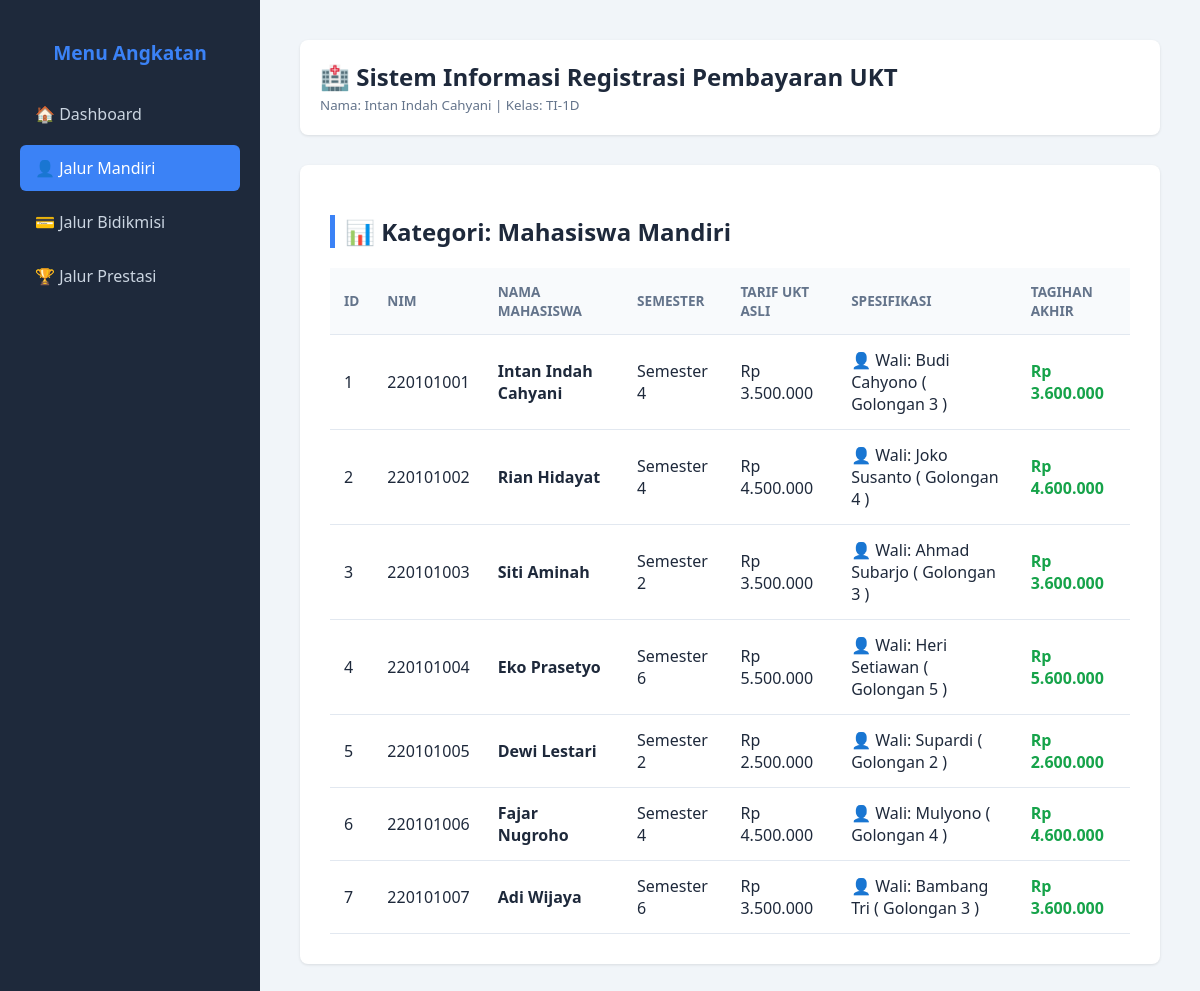
Screenshot of /index.php?page=mandiri with the database file from the repository.
### tables this page shows
CREATE TABLE `tabel_mahasiswa` (
  `id_mahasiswa` int NOT NULL,
  `nama_mahasiswa` varchar(100) NOT NULL,
  `nim` varchar(20) NOT NULL,
  `semester` int NOT NULL,
  `tarif_ukt_nominal` int NOT NULL,
  `jenis_pembayaran` enum('mandiri','bidikmisi','prestasi') NOT NULL,
  `golongan_ukt` varchar(10) DEFAULT NULL,
  `nama_wali` varchar(100) DEFAULT NULL,
  `nomor_kip_kuliah` varchar(50) DEFAULT NULL,
  `dana_saku_subsidi` int DEFAULT NULL,
  `nama_instansi_beasiswa` varchar(100) DEFAULT NULL,
  `minimal_ipk_bersyarat` decimal(3,2) DEFAULT NULL
);

### database.php (called while the page is built, shortened)
<?php
class Database {
    private $host = "localhost";
    private $username = "root";
    private $password = "";
    private $db_name = "DB_UAS_PBO_TI1D_IntanIndahCahyani";
    public function __construct() {
        $this->conn = new mysqli($this->host, $this->username, $this->password, $this->db_name);
    }
}

### MahasiswaMandiri.php (called while the page is built, shortened)
<?php
require_once 'Mahasiswa.php';
class MahasiswaMandiri extends Mahasiswa {
    private $golonganUkt;
    private $namaWali;
    public function __construct($id, $nama, $nim, $semester, $ukt, $golongan, $wali) {
        $this->golonganUkt = $golongan;
        $this->namaWali = $wali;
    }
    public function hitungTagihanSemester() {
        return $this->tarifUktNominal + 100000;
    }
    public function tampilkanSpesifikasiAkademik() {
        return "👤 Wali: " . $this->namaWali . " ( " . $this->golonganUkt . " )";
    }
    public static function getDaftarMandiri($db) {
        $query = "SELECT * FROM tabel_mahasiswa WHERE jenis_pembayaran = 'mandiri'";
        $result = $db->conn->query($query);
        $daftar = [];
        if ($result && $result->num_rows > 0) {
            while ($row = $result->fetch_assoc()) {
                $daftar[] = new self(
                    $row['id_mahasiswa'],
                    $row['nama_mahasiswa'],
                    $row['nim'],
                    $row['semester'],
                    $row['tarif_ukt_nominal'],
                    $row['golongan_ukt'],
                    $row['nama_wali']
                );
            }
        }
        return $daftar;
    }
}

### Mahasiswa.php (called while the page is built, shortened)
<?php
abstract class Mahasiswa {
    protected $id_mahasiswa;
    protected $nama_mahasiswa;
    protected $nim;
    protected $semester;
    protected $tarifUktNominal;
    public function __construct($id, $nama, $nim, $semester, $ukt) {
        $this->id_mahasiswa = $id;
        $this->nama_mahasiswa = $nama;
        $this->nim = $nim;
        $this->semester = $semester;
        $this->tarifUktNominal = $ukt;
    }
    public function getId() { return $this->id_mahasiswa; }
    public function getNama() { return $this->nama_mahasiswa; }
    public function getNim() { return $this->nim; }
    public function getSemester() { return $this->semester; }
    public function getTarifUktNominal() { return $this->tarifUktNominal; }
}

### v_mandiri.php (the view)
<?php
require_once 'database.php';
require_once 'MahasiswaMandiri.php';
$db = new Database();
$data = MahasiswaMandiri::getDaftarMandiri($db);
?>
<h2>📊 Kategori: Mahasiswa Mandiri</h2>
<table>
    <thead>
        <tr><th>ID</th><th>NIM</th><th>Nama Mahasiswa</th><th>Semester</th><th>Tarif UKT Asli</th><th>Spesifikasi</th><th>Tagihan Akhir</th></tr>
    </thead>
    <tbody>
        <?php foreach ($data as $m): ?>
            <tr>
                <td><?= $m->getId(); ?></td>
                <td><?= $m->getNim(); ?></td>
                <td><strong><?= htmlspecialchars($m->getNama()); ?></strong></td>
                <td>Semester <?= $m->getSemester(); ?></td>
                <td>Rp <?= number_format($m->getTarifUktNominal(), 0, ',', '.'); ?></td>
                <td><?= $m->tampilkanSpesifikasiAkademik(); ?></td>
                <td style="font-weight:bold; color:#16a34a;">Rp <?= number_format($m->hitungTagihanSemester(), 0, ',', '.'); ?></td>
            </tr>
        <?php endforeach; ?>
    </tbody>
</table>

### index.php (shortened to what this page needs)
<?php
$page = isset($_GET['page']) ? $_GET['page'] : 'dashboard';
?>
<!DOCTYPE html>
<html lang="id">
<head>
</head>
<body>
    <div class="sidebar">
        <h3>Menu Angkatan</h3>
        <a href="index.php?page=dashboard" class="<?= $page == 'dashboard' ? 'active' : ''; ?>">🏠 Dashboard</a>
        <a href="index.php?page=mandiri" class="<?= $page == 'mandiri' ? 'active' : ''; ?>">👤 Jalur Mandiri</a>
        <a href="index.php?page=bidikmisi" class="<?= $page == 'bidikmisi' ? 'active' : ''; ?>">💳 Jalur Bidikmisi</a>
        <a href="index.php?page=prestasi" class="<?= $page == 'prestasi' ? 'active' : ''; ?>">🏆 Jalur Prestasi</a>
    </div>
    <div class="main-content">
        <div class="header-panel">
            <h2 style="margin:0; border:none; padding:0; font-size: 1.5em;">🏥 Sistem Informasi Registrasi Pembayaran UKT</h2>
            <small style="color: #64748b;">Nama: Intan Indah Cahyani | Kelas: TI-1D</small>
        </div>
        <div class="content-box">
            <?php
            switch ($page) {
                case 'mandiri':
                    include 'v_mandiri.php';
                    break;
            }
            ?>
        </div>
    </div>
</body>
</html>

### index.php (style rules this page uses)
body { font-family: 'Segoe UI', Arial, sans-serif; background-color: #f1f5f9; margin: 0; display: flex; height: 100vh; color: #1e293b; }
.sidebar { width: 260px; background-color: #1e293b; color: white; padding: 20px; box-sizing: border-box; }
.sidebar h3 { margin-bottom: 25px; font-size: 1.2em; text-align: center; color: #3b82f6; }
.sidebar a { display: block; color: #cbd5e1; padding: 12px 15px; text-decoration: none; border-radius: 6px; margin-bottom: 8px; font-weight: 500; }
.sidebar a.active { background-color: #3b82f6; color: white; }
.main-content { flex: 1; padding: 40px; box-sizing: border-box; overflow-y: auto; }
.header-panel { background: white; padding: 20px; border-radius: 8px; margin-bottom: 30px; box-shadow: 0 1px 3px rgba(0,0,0,0.1); }
.content-box { background: white; padding: 30px; border-radius: 8px; box-shadow: 0 1px 3px rgba(0,0,0,0.1); }
h2 { border-left: 5px solid #3b82f6; padding-left: 10px; margin-bottom: 20px; }
table { width: 100%; border-collapse: collapse; margin-top: 15px; }
th, td { padding: 14px; border-bottom: 1px solid #e2e8f0; text-align: left; }
th { background-color: #f8fafc; color: #64748b; font-weight: 600; text-transform: uppercase; font-size: 0.85em; }

### rows the page displays
tabel_mahasiswa: id_mahasiswa "1", nim "220101001", nama_mahasiswa "Intan Indah Cahyani", semester "4", tarif_ukt_nominal "3.500.000", $m->tampilkanSpesifikasiAkademik() "👤 Wali: Budi Cahyono ( Golongan 3 )", tarif_ukt_nominal "3.600.000"
tabel_mahasiswa: id_mahasiswa "2", nim "220101002", nama_mahasiswa "Rian Hidayat", semester "4", tarif_ukt_nominal "4.500.000", $m->tampilkanSpesifikasiAkademik() "👤 Wali: Joko Susanto ( Golongan 4 )", tarif_ukt_nominal "4.600.000"
tabel_mahasiswa: id_mahasiswa "3", nim "220101003", nama_mahasiswa "Siti Aminah", semester "2", tarif_ukt_nominal "3.500.000", $m->tampilkanSpesifikasiAkademik() "👤 Wali: Ahmad Subarjo ( Golongan 3 )", tarif_ukt_nominal "3.600.000"
tabel_mahasiswa: id_mahasiswa "4", nim "220101004", nama_mahasiswa "Eko Prasetyo", semester "6", tarif_ukt_nominal "5.500.000", $m->tampilkanSpesifikasiAkademik() "👤 Wali: Heri Setiawan ( Golongan 5 )", tarif_ukt_nominal "5.600.000"
tabel_mahasiswa: id_mahasiswa "5", nim "220101005", nama_mahasiswa "Dewi Lestari", semester "2", tarif_ukt_nominal "2.500.000", $m->tampilkanSpesifikasiAkademik() "👤 Wali: Supardi ( Golongan 2 )", tarif_ukt_nominal "2.600.000"
tabel_mahasiswa: id_mahasiswa "6", nim "220101006", nama_mahasiswa "Fajar Nugroho", semester "4", tarif_ukt_nominal "4.500.000", $m->tampilkanSpesifikasiAkademik() "👤 Wali: Mulyono ( Golongan 4 )", tarif_ukt_nominal "4.600.000"
tabel_mahasiswa: id_mahasiswa "7", nim "220101007", nama_mahasiswa "Adi Wijaya", semester "6", tarif_ukt_nominal "3.500.000", $m->tampilkanSpesifikasiAkademik() "👤 Wali: Bambang Tri ( Golongan 3 )", tarif_ukt_nominal "3.600.000"
